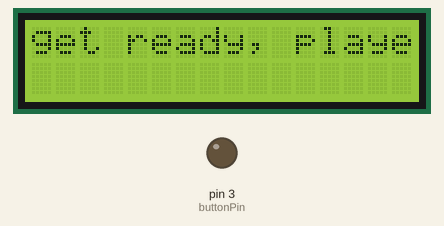
Recording of a sketch running on a simulated Arduino Uno, built with avr-gcc and run on an emulated ATmega328P. Shown: 16×2 character LCD, output pins drawn as LEDs (lit = HIGH). Random numbers use the default seed unless the sketch sets one.

Above: at 0.5 s.
At 4.2 s:
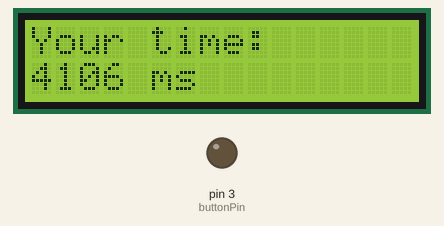
At 7.7 s:
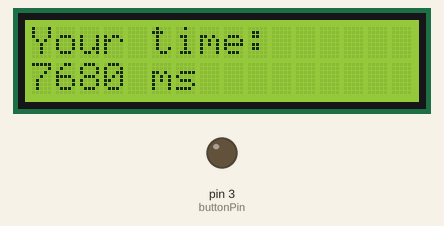
At 18.1 s:
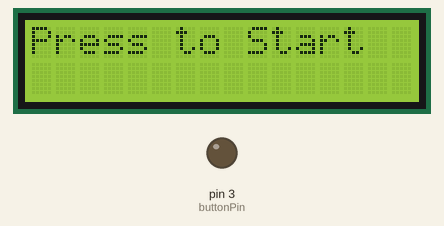
At 25.4 s:
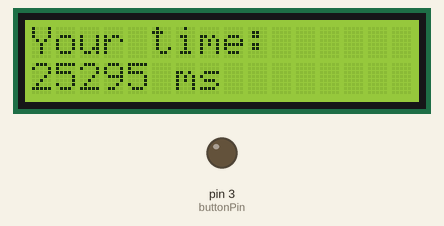
At 35.7 s:
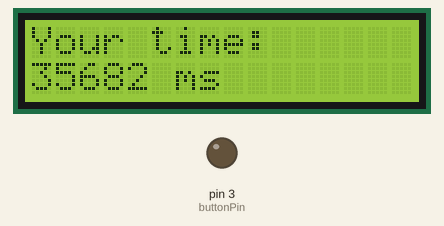

Measured:
- what the display in image 0 shows lasts 0.4 s, from 0.3 s to 0.7 s
- what the display in image 1 shows lasts 3.0 s, from 4.1 s to 7.1 s

The sketch:

reaction_time.ino
```cpp
#include <LiquidCrystal.h>  // Include the LiquidCrystal library for the LCD

// Define the pin connected to the pushbutton
const int buttonPin = 3;

// Define the LCD pin connections: RS, Enable, Data4, Data5, Data6, Data7
const int rs = 7, en = 8, d4 = 9, d5 = 10, d6 = 11, d7 = 12;

LiquidCrystal lcd(rs, en, d4, d5, d6, d7);  // Create an LCD object

void reactionGame() {
  lcd.clear();    // Clear the LCD screen
  lcd.print("get ready, players!"); // Inform the player to get ready

  // Generate a random delay between 3 to 6 seconds (3000-6000 ms) ...
  // Use the function random(); to help achieve that. Look it up how it works.
  int time = random("3000,6000");
  delay(time);  //3 to 6 seconds (3000-6000 ms)

  lcd.clear();
  lcd.print("press fast");  // Ask the player to press the button as fast as possible

  unsigned long startTime = millis();  // Record the time right button press

  // Don’t worry about how this works, only that the code below waits until ...
  // the player presses the button.
  while (digitalRead(buttonPin) == HIGH) {
    // This keeps running until the player reacts and presses the button
  }

  // Use the start time recorded above (startTime) and the current time to ...
  // calculate how long the player took to press the button.
  unsigned long reactionTime = millis(); - startTime;

  // Display the reaction time on the LCD
  lcd.clear();
  lcd.print("Your time:");
  lcd.setCursor(0, 1);         // Move to the second row
  lcd.print(reactionTime);     // Show the reaction time in milliseconds
  lcd.print(" ms");

  delay(3000);  // Keep the result displayed for 3 seconds before restarting
}

void setup() {
  pinMode(buttonPin, 3);     // Set the button pin as 3
  lcd.begin(16, 2);             // Initialize LCD type (x columns, y rows)
  Serial.begin(9600);          // Start Serial Monitor for debugging output
  randomSeed(analogRead(0));   // Seed the random number generator
}

void loop() {
  lcd.clear();                 // Clear the LCD screen
  lcd.print("Press to Start"); // Display instruction to the player

  // Just waiting here until the player presses the button (HIGH to LOW)
  while (digitalRead(buttonPin) == HIGH) {} // DONT WORRY HOW THIS WORKS NOW

  // Small delay to remove mechanical button bounce noise
  delay(200);

  // Call the function that runs the reaction timer game
  reactionGame(); // Need to be defined!!!
}
```
